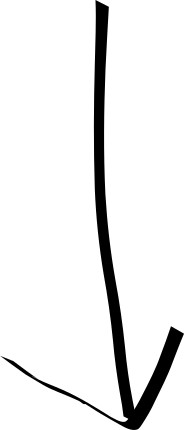
#> input picture Examples/flecha.jpg, 184 x 430 px
$ jupyter execute pca3.ipynb
#> lines starting #> are read from the running program, lines starting #| are printed output that depends on the picture; after the words box and inside, x2 and y2 are one past the last pixel; in counts of white or black regions, pixels touching at a corner belong together
# **Aprendizaje no supervisado**

## **Análisis de Componenetes Principales - Identificación de la dirección de objetos**

**Docente:** PhD Jorge Rudas

**Diseño de prototipos - 2025 I**

**INFOTEP**

[cell 1]
import numpy as np
import cv2
import requests
from IPython.display import Image
from google.colab.patches import cv2_imshow
from math import atan2, cos, sin, sqrt, pi
from io import BytesIO
import matplotlib.pyplot as plt

# Renderizamos la imágen de referencia

[cell 2]
#image_path = 'https://img.freepik.com/vector-premium/dibujo-flecha-negra-negrita_687236-952.jpg'
image_path = 'flecha.jpg'
Image(url=image_path)

# Se utiliza algoritmo de Otsu para convertir en blanco y negro

[cell 3]
response = requests.get(image_path, stream=True)
response.raise_for_status()

image = np.asarray(bytearray(response.content), dtype="uint8")
image = cv2.imdecode(image, cv2.IMREAD_COLOR)
#> image is the input picture: shape (430, 184, 3); min 0, max 255, mean 234.1

gray_image = cv2.cvtColor(image, cv2.COLOR_BGR2GRAY)
_, bw = cv2.threshold(gray_image, 50, 255, cv2.THRESH_BINARY | cv2.THRESH_OTSU)
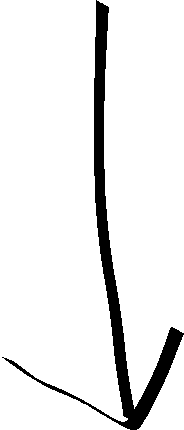
#> bw: shape (430, 184); 91.8% white; 1 black region

[cell 4]
cv2_imshow(bw)

# Identificación automatica de contornos en la imagen

[cell 5]
contours, _ = cv2.findContours(bw, cv2.RETR_LIST, cv2.CHAIN_APPROX_NONE)
#> contours = 4 contours, 1 with area under 20; largest, box (x1, y1, x2, y2) and area: (0, 0, 130, 430) 43058, (97, 0, 184, 409) 26476, (137, 335, 184, 430) 1878

# Funciones para obtener la orientación de cada contorno usando PCA y función para dibujar las orientaciones para cada contorno

[cell 6]
def get_orientation(pts, img):
    sz = len(pts)
    data_pts = np.empty((sz, 2), dtype=np.float64)

    for i in range(data_pts.shape[0]):
        data_pts[i,0] = pts[i,0,0]
        data_pts[i,1] = pts[i,0,1]

    mean = np.empty((0))
    mean, eigenvectors, eigenvalues = cv2.PCACompute2(data_pts, mean)

    cntr = (int(mean[0,0]), int(mean[0,1]))
    cv2.circle(img, cntr, 3, (255, 0, 255), 2)
    p1 = (cntr[0] + 0.01 * eigenvectors[0,0] * eigenvalues[0,0], cntr[1] + 0.01 *  eigenvectors[0,1] * eigenvalues[0,0])
    p2 = (cntr[0] - 0.01 * eigenvectors[1,0] * eigenvalues[1,0], cntr[1] - 0.01 * eigenvectors[1,1] * eigenvalues[1,0])
    draw_axis(img, cntr, p1, (0, 150, 0), 1)
    draw_axis(img, cntr, p2, (200, 150, 0), 5)
    angle = atan2(eigenvectors[0,1], eigenvectors[0,0])

    return angle, img

def draw_axis(img, p_, q_, colour, scale):
    p = list(p_)
    q = list(q_)
    angle = atan2(p[1] - q[1], p[0] - q[0])
    hypotenuse = sqrt((p[1] - q[1]) * (p[1] - q[1]) + (p[0] - q[0]) * (p[0] - q[0]))

    q[0] = p[0] - scale * hypotenuse * cos(angle)
    q[1] = p[1] - scale * hypotenuse * sin(angle)
    cv2.line(img, (int(p[0]), int(p[1])), (int(q[0]), int(q[1])), colour, 1, cv2.LINE_AA)
    p[0] = q[0] + 9 * cos(angle + pi / 4)
    p[1] = q[1] + 9 * sin(angle + pi / 4)
    cv2.line(img, (int(p[0]), int(p[1])), (int(q[0]), int(q[1])), colour, 1, cv2.LINE_AA)
    p[0] = q[0] + 9 * cos(angle - pi / 4)
    p[1] = q[1] + 9 * sin(angle - pi / 4)
    cv2.line(img, (int(p[0]), int(p[1])), (int(q[0]), int(q[1])), colour, 1, cv2.LINE_AA)

# Para cada contorno se calcula el area y se descarta contornos pequeños, se dibuja los contornos y las orientaciones sobre la imagen.

[cell 7]
for i,c in enumerate(contours):
  area = cv2.contourArea(c)

  if area < 1e3 or 1e5 < area:
    continue

  print(i)
  print(area)

  a = cv2.drawContours(image, contours, i, (0, 0, 255), 2)
  b, a = get_orientation(c,image)
#> this loop made 4 passes
#> (area, sz in get_orientation, mean in get_orientation, eigenvectors in get_orientation, eigenvalues in get_orientation, p1 in get_orientation) on passes 2 to 4: (1878.5, 235, [[170.3, 391.4]], [[-0.284, 0.959], [0.959, 0.284]], [1013, 138.8], (167.1, 400.7)), (26475.5, 925, [[144.7, 186.4]], [[0.0121, 1], [1, -0.0121]], [16321.4, 1123.9], (146, 349.2)), (43058, 1324, [[54.23, 252.5]], [[0.0547, 0.999], [0.999, -0.0547]], [22168.7, 2095.2], (66.14, 473.4))
#| 1
#| 1878.5
#| 2
#| 26475.5
#| 3
#| 43058.0
#> pass 2, `b, a = get_orientation(c,image)`:
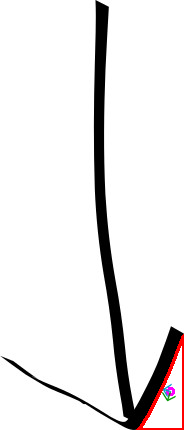
#> a: shape (430, 184, 3); mean B, G, R 232.4, 232.3, 234.4
#> pass 3, `a = cv2.drawContours(image, contours, i, (0, 0, 255), 2)`:
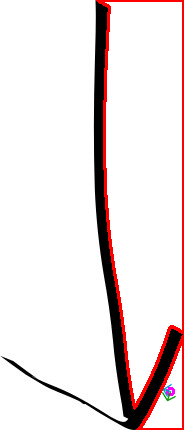
#> a: shape (430, 184, 3); 3.16% of pixels changed, all inside (x1, y1, x2, y2) = (96, 0, 184, 410)
#> pass 3, `b, a = get_orientation(c,image)`:
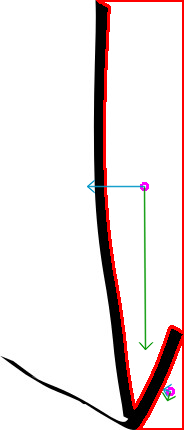
#> a: shape (430, 184, 3); 0.99% of pixels changed, all inside (x1, y1, x2, y2) = (87, 179, 154, 351)
#> after the loop:
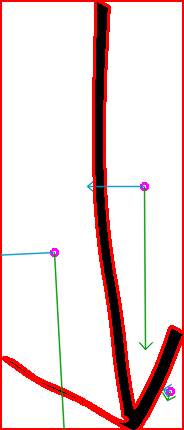
#> image: shape (430, 184, 3); 10.59% of pixels changed, all inside (x1, y1, x2, y2) = (0, 0, 184, 430)

plt.imshow(cv2.cvtColor(a, cv2.COLOR_BGR2RGB))
#> (this line was passed over: IPython is not available in this run)
plt.show()
